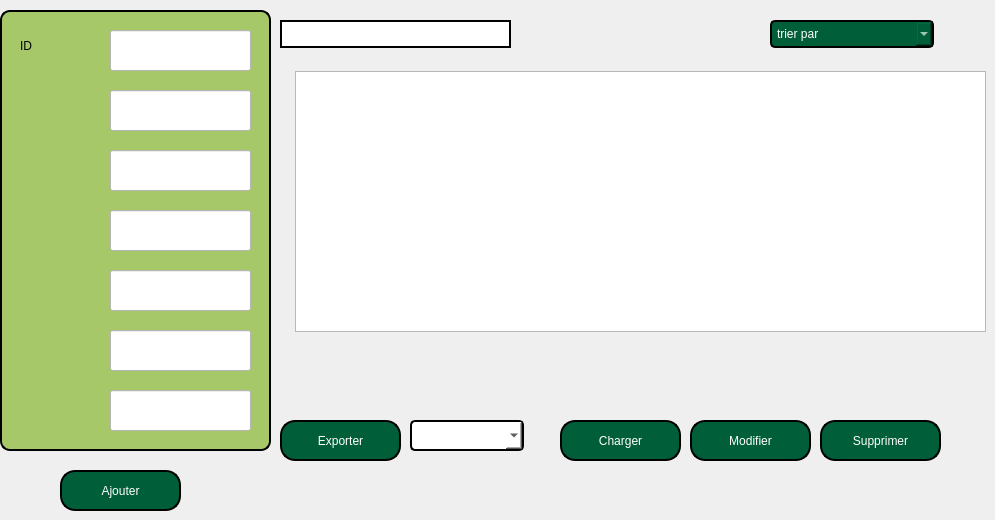
       <widget class="QWidget" name="tab_8">
        <attribute name="title">
         <string>Tab 1</string>
        </attribute>
        <widget class="QLineEdit" name="adresse">
         <property name="geometry">
          <rect>
           <x>110</x>
           <y>270</y>
           <width>141</width>
           <height>41</height>
          </rect>
         </property>
         <property name="styleSheet">
          <string notr="true">background-color: rgb(255, 255, 255);
color:black;</string>
         </property>
        </widget>
        <widget class="QLineEdit" name="nom1_2">
         <property name="geometry">
          <rect>
           <x>110</x>
           <y>90</y>
           <width>141</width>
           <height>41</height>
          </rect>
         </property>
         <property name="styleSheet">
          <string notr="true">background-color: rgb(255, 255, 255);
color:black;</string>
         </property>
        </widget>
        <widget class="QLabel" name="label_9">
         <property name="geometry">
          <rect>
           <x>0</x>
           <y>0</y>
           <width>271</width>
           <height>451</height>
          </rect>
         </property>
         <property name="styleSheet">
          <string notr="true">QLabel {
    background-color: #a6c868;     /* Set background color to white */
    border: 2px solid;   /* Set border color */
    border-radius: 10px;         /* Rounded corners */
    margin-top: 10px;            /* Space for the title */
    padding: 10px;               /* Padding inside the box */
}</string>
         </property>
         <property name="text">
          <string/>
         </property>
        </widget>
        <widget class="QLineEdit" name="id_client">
         <property name="geometry">
          <rect>
           <x>110</x>
           <y>30</y>
           <width>141</width>
           <height>41</height>
          </rect>
         </property>
         <property name="font">
          <font>
           <pointsize>8</pointsize>
          </font>
         </property>
         <property name="styleSheet">
          <string notr="true">background-color: rgb(255, 255, 255);
color:black;</string>
         </property>
        </widget>
        <widget class="QLineEdit" name="H_achat">
         <property name="geometry">
          <rect>
           <x>110</x>
           <y>330</y>
           <width>141</width>
           <height>41</height>
          </rect>
         </property>
         <property name="styleSheet">
          <string notr="true">background-color: rgb(255, 255, 255);
color:black;</string>
         </property>
        </widget>
        <widget class="QLineEdit" name="prenom1_2">
         <property name="geometry">
          <rect>
           <x>110</x>
           <y>150</y>
           <width>141</width>
           <height>41</height>
          </rect>
         </property>
         <property name="styleSheet">
          <string notr="true">background-color: rgb(255, 255, 255);
color:black;</string>
         </property>
        </widget>
        <widget class="QLineEdit" name="email_2">
         <property name="geometry">
          <rect>
           <x>110</x>
           <y>210</y>
           <width>141</width>
           <height>41</height>
          </rect>
         </property>
         <property name="styleSheet">
          <string notr="true">background-color: rgb(255, 255, 255);
color:black;</string>
         </property>
        </widget>
        <widget class="QPushButton" name="pushButton_10">
         <property name="geometry">
          <rect>
           <x>60</x>
           <y>470</y>
           <width>121</width>
           <height>41</height>
          </rect>
         </property>
         <property name="styleSheet">
          <string notr="true">QPushButton {
    color: white;                      /* Text color */
    border: 2px solid black;         /* Border width and color */
    border-radius: 15px;              /* Round the corners */
    background-color: #005e38;        /* Optional: Set a background color */
    padding: 10px 20px;               /* Add padding for better aesthetics */
}

QPushButton:hover {
    background-color: #45a049;        /* Change background color on hover */
}

QPushButton:pressed {
    background-color: #3e8e41;        /* Change background color when pressed */
}</string>
         </property>
         <property name="text">
          <string>Ajouter</string>
         </property>
        </widget>
        <widget class="QPushButton" name="pushButton_11">
         <property name="geometry">
          <rect>
           <x>280</x>
           <y>420</y>
           <width>121</width>
           <height>41</height>
          </rect>
         </property>
         <property name="styleSheet">
          <string notr="true">QPushButton {
    color: white;                      /* Text color */
    border: 2px solid black;         /* Border width and color */
    border-radius: 15px;              /* Round the corners */
    background-color: #005e38;        /* Optional: Set a background color */
    padding: 10px 20px;               /* Add padding for better aesthetics */
}

QPushButton:hover {
    background-color: #45a049;        /* Change background color on hover */
}

QPushButton:pressed {
    background-color: #3e8e41;        /* Change background color when pressed */
}</string>
         </property>
         <property name="text">
          <string>Exporter</string>
         </property>
        </widget>
        <widget class="QPushButton" name="pushButton_12">
         <property name="geometry">
          <rect>
           <x>690</x>
           <y>420</y>
           <width>121</width>
           <height>41</height>
          </rect>
         </property>
         <property name="styleSheet">
          <string notr="true">QPushButton {
    color: white;                      /* Text color */
    border: 2px solid black;         /* Border width and color */
    border-radius: 15px;              /* Round the corners */
    background-color: #005e38;        /* Optional: Set a background color */
    padding: 10px 20px;               /* Add padding for better aesthetics */
}

QPushButton:hover {
    background-color: #45a049;        /* Change background color on hover */
}

QPushButton:pressed {
    background-color: #3e8e41;        /* Change background color when pressed */
}</string>
         </property>
         <property name="text">
          <string>Modifier</string>
         </property>
        </widget>
        <widget class="QPushButton" name="pushButton_13">
         <property name="geometry">
          <rect>
           <x>820</x>
           <y>420</y>
           <width>121</width>
           <height>41</height>
          </rect>
         </property>
         <property name="styleSheet">
          <string notr="true">QPushButton {
    color: white;                      /* Text color */
    border: 2px solid black;         /* Border width and color */
    border-radius: 15px;              /* Round the corners */
    background-color: #005e38;        /* Optional: Set a background color */
    padding: 10px 20px;               /* Add padding for better aesthetics */
}

QPushButton:hover {
    background-color: #45a049;        /* Change background color on hover */
}

QPushButton:pressed {
    background-color: #3e8e41;        /* Change background color when pressed */
}</string>
         </property>
         <property name="text">
          <string>Supprimer</string>
         </property>
        </widget>
        <widget class="QLineEdit" name="lineEdit_2">
         <property name="geometry">
          <rect>
           <x>280</x>
           <y>20</y>
           <width>231</width>
           <height>28</height>
          </rect>
         </property>
         <property name="styleSheet">
          <string notr="true">background-color: rgb(255, 255, 255);
border: 2px solid black;
color:black;</string>
         </property>
        </widget>
        <widget class="QComboBox" name="comboBox_2">
         <property name="geometry">
          <rect>
           <x>770</x>
           <y>20</y>
           <width>164</width>
           <height>28</height>
          </rect>
         </property>
         <property name="styleSheet">
          <string notr="true">QComboBox {
    background-color: rgb(0, 85, 0);/* Background color */
    color: #ffffff;              /* Text color */
    border: 2px solid black;   /* Border color and thickness */
    border-radius: 5px;         /* Rounded corners */
    padding: 5px;               /* Padding around the text */
    min-width: 150px;           /* Minimum width */
}





QComboBox:hover {
    border: 2px solid #a6c868 ;  /* Darker border on hover */
}

QComboBox:editable {
    background-color: rgb(0, 85, 0);        /* Background color when editable */
}

QComboBox:!editable, QComboBox::drop-down:editable {
    background-color:  #005e38;       /* Background color when not editable */
}

QComboBox:focus {
    border: 2px solid black;  /* Border color when focused */
}
</string>
         </property>
         <item>
          <property name="text">
           <string>trier par</string>
          </property>
         </item>
         <item>
          <property name="text">
           <string>nom</string>
          </property>
         </item>
         <item>
          <property name="text">
           <string>id</string>
          </property>
         </item>
         <item>
          <property name="text">
           <string/>
          </property>
         </item>
         <item>
          <property name="text">
           <string/>
          </property>
         </item>
        </widget>
        <widget class="QComboBox" name="comboBox_7">
         <property name="geometry">
          <rect>
           <x>410</x>
           <y>420</y>
           <width>114</width>
           <height>31</height>
          </rect>
         </property>
         <property name="styleSheet">
          <string notr="true">QComboBox {
    background-color: white;/* Background color */
    color: black;              /* Text color */
    border: 2px solid black;   /* Border color and thickness */
    border-radius: 5px;         /* Rounded corners */
    padding: 5px;               /* Padding around the text */
    min-width: 100px;           /* Minimum width */
}





QComboBox:hover {
    border: 2px solid #a6c868 ;  /* Darker border on hover */
}

QComboBox:editable {
    background-color: white;        /* Background color when editable */
}

QComboBox:!editable, QComboBox::drop-down:editable {
    background-color:  white;       /* Background color when not editable */
}

QComboBox:focus {
    border: 2px solid black;  /* Border color when focused */
}
</string>
         </property>
        </widget>
        <widget class="QLineEdit" name="IDC_client">
         <property name="geometry">
          <rect>
           <x>110</x>
           <y>390</y>
           <width>141</width>
           <height>41</height>
          </rect>
         </property>
         <property name="styleSheet">
          <string notr="true">background-color: rgb(255, 255, 255);
color:black;</string>
         </property>
        </widget>
        <widget class="QTableView" name="tableView_2">
         <property name="geometry">
          <rect>
           <x>295</x>
           <y>71</y>
           <width>691</width>
           <height>261</height>
          </rect>
         </property>
        </widget>
        <widget class="QPushButton" name="charger">
         <property name="geometry">
          <rect>
           <x>560</x>
           <y>420</y>
           <width>121</width>
           <height>41</height>
          </rect>
         </property>
         <property name="styleSheet">
          <string notr="true">QPushButton {
    color: white;                      /* Text color */
    border: 2px solid black;         /* Border width and color */
    border-radius: 15px;              /* Round the corners */
    background-color: #005e38;        /* Optional: Set a background color */
    padding: 10px 20px;               /* Add padding for better aesthetics */
}

QPushButton:hover {
    background-color: #45a049;        /* Change background color on hover */
}

QPushButton:pressed {
    background-color: #3e8e41;        /* Change background color when pressed */
}</string>
         </property>
         <property name="text">
          <string>Charger</string>
         </property>
        </widget>
        <widget class="QLabel" name="label">
         <property name="geometry">
          <rect>
           <x>20</x>
           <y>30</y>
           <width>71</width>
           <height>31</height>
          </rect>
         </property>
         <property name="text">
          <string>ID</string>
         </property>
        </widget>
        <zorder>label_9</zorder>
        <zorder>id_client</zorder>
        <zorder>H_achat</zorder>
        <zorder>prenom1_2</zorder>
        <zorder>email_2</zorder>
        <zorder>pushButton_10</zorder>
        <zorder>pushButton_11</zorder>
        <zorder>pushButton_12</zorder>
        <zorder>pushButton_13</zorder>
        <zorder>lineEdit_2</zorder>
        <zorder>comboBox_2</zorder>
        <zorder>nom1_2</zorder>
        <zorder>adresse</zorder>
        <zorder>comboBox_7</zorder>
        <zorder>IDC_client</zorder>
        <zorder>tableView_2</zorder>
        <zorder>charger</zorder>
        <zorder>label</zorder>
       </widget>
